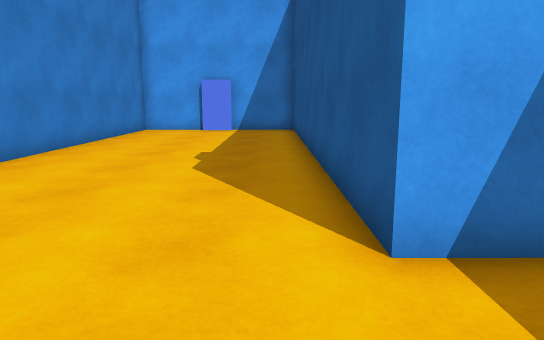
View 1 (above)

19 first-person views from a walk through a scene from a Unity 3-D project. The camera is 1.2 m above the floor, tilts 10° down and sees 70° across. The floor is counted in squares, 1 m on a side. Each view is taken from the middle of a square. On the plan, view 1 faces up. The plan holds only what a view shows up to about 15 squares ahead; the rest is blank. The place goes on beyond the plan. The player character is not drawn.

View 2
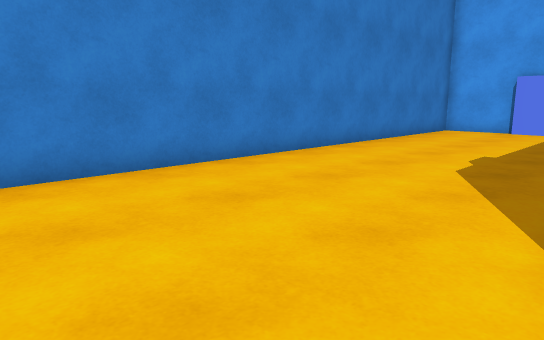

View 3
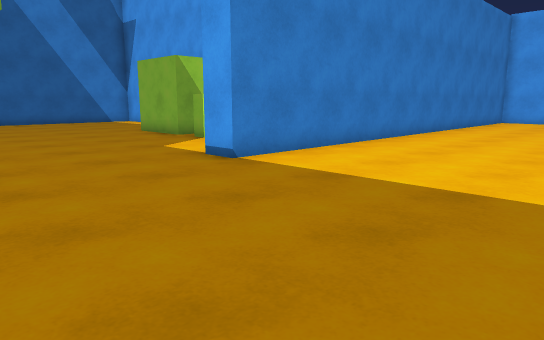

View 4
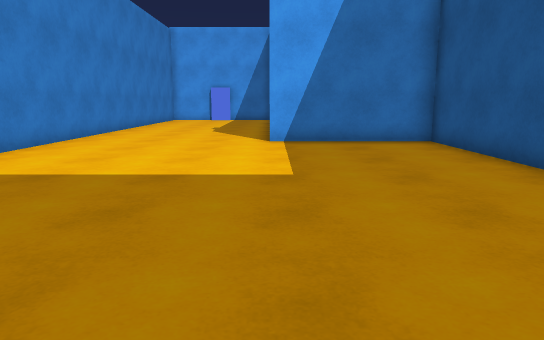

View 5
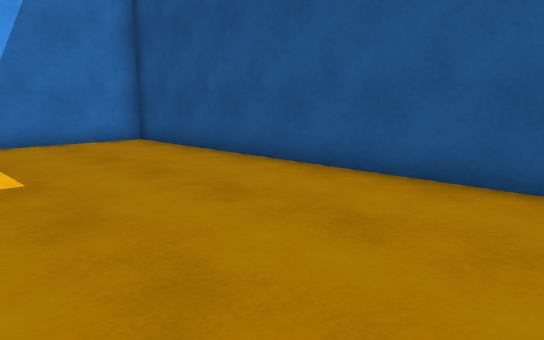

View 6
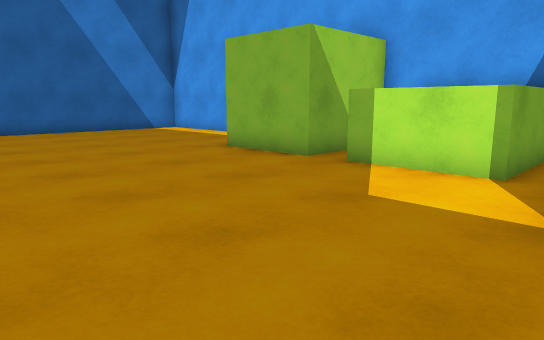

View 7
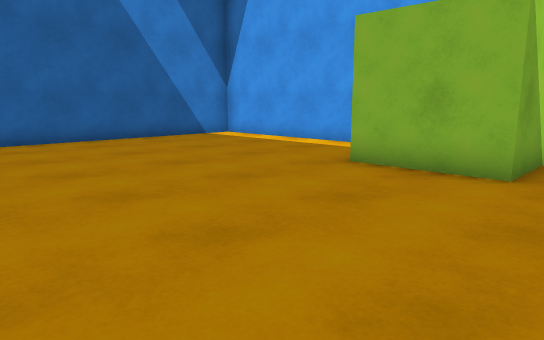

View 8
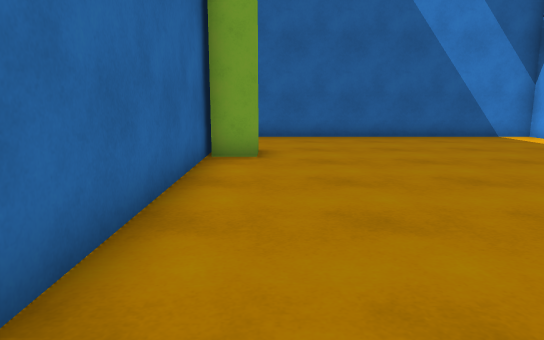

View 9
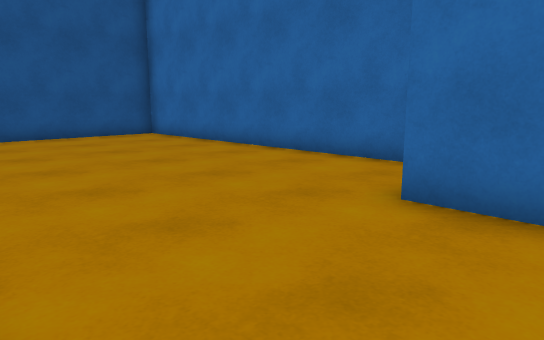

View 10
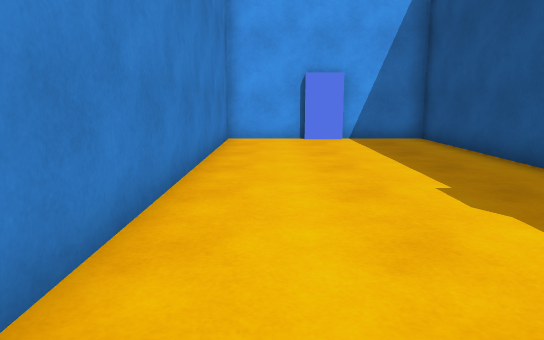

View 11
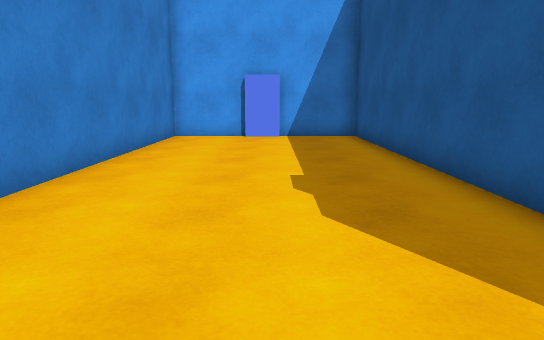

View 12
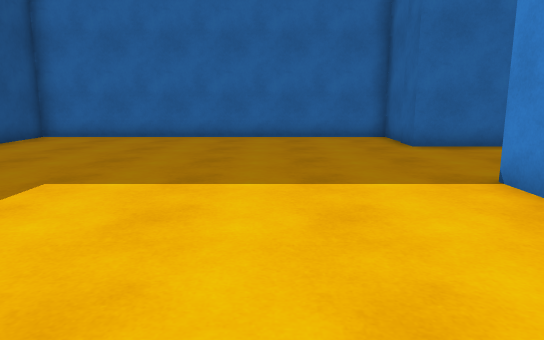

View 13
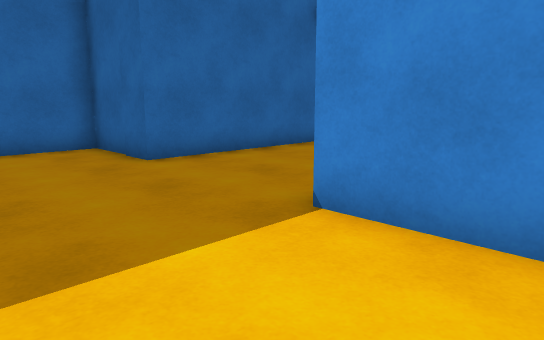

View 14
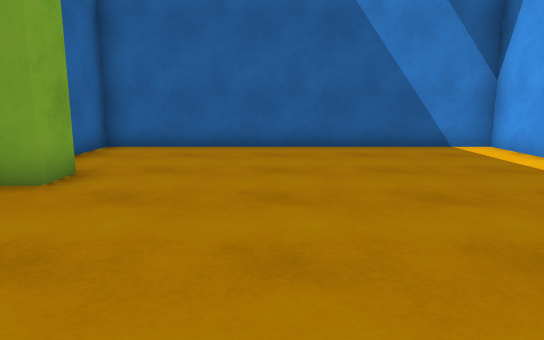

View 15
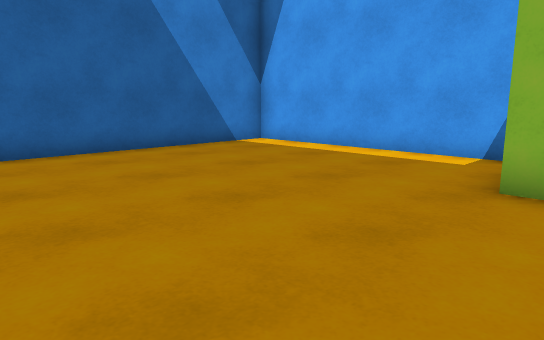

View 16
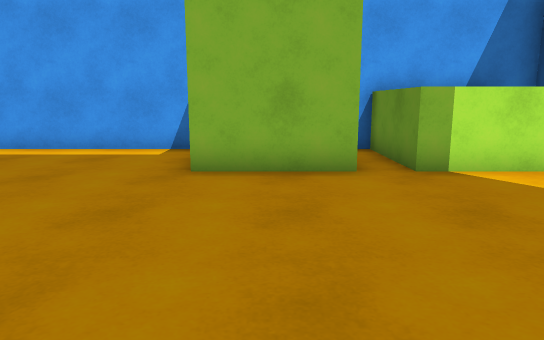

View 17
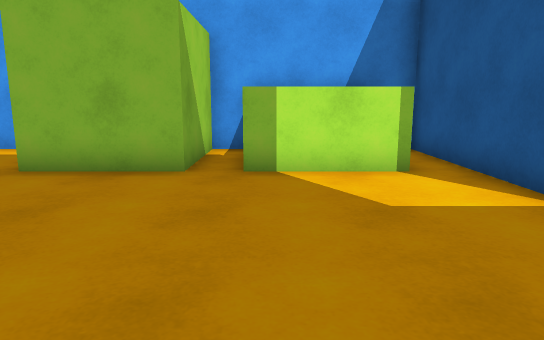

View 18
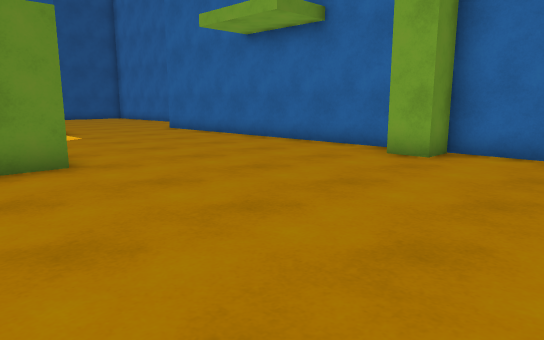

View 19
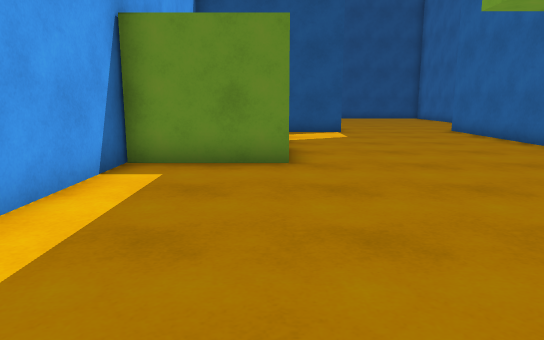

### Floor plan
Points are (right, up) in squares from view 1. A wall is a line through its corners. A room is listed if a view was taken in it or the views show most of it. See-through windows are left out.
Room 1 (views 1, 2, 3, 4, 5, 6, 7, 8, 9, 10, 11, 12, 13, 14, 15, 16, 17, 18, 19)
walls: (-6.4, -2) (-6.4, 2.9) (-11.5, 2.9) (-11.5, -0.3) (-14.4, -0.3) (-14.4, 2.9) (-22.4, 2.9) (-22.4, -7.5) (-5.9, -7.5) (-5.9, -10.3) (5.9, -10.3) (5.9, 2.9) (0.9, 2.9) (0.9, 16.8) (-5.4, 16.8) (-5.4, -2.8) (-6.5, -2.8); (-7.6, 2.2) (-7.6, -0.3) (-10.5, -0.3) (-10.5, 2.9); (-18.5, -7.4) (-18.5, -6.3) (-17.5, -6.3) (-17.5, -7.4)
objects: other object (-2, 17)

Where each view was taken, in squares from view 1:
view 1: 0 up, 0 right, facing up
view 2: 0 up, 1 right, facing up-left
view 3: 8 down, 1 right, facing up-left
view 4: 9 down, 1 right, facing up
view 5: 9 down, 0 right, facing up-right
view 6: 7 down, 6 left, facing up-left
view 7: 7 down, 10 left, facing up-left
view 8: 6 down, 9 left, facing left
view 9: 3 down, 8 left, facing down-right
view 10: 4 up, 4 left, facing up
view 11: 3 up, 2 left, facing up
view 12: 3 up, 2 left, facing down
view 13: 0 up, 2 left, facing down-left
view 14: 3 down, 12 left, facing left
view 15: 6 down, 13 left, facing up-left
view 16: 7 down, 13 left, facing up
view 17: 7 down, 10 left, facing up
view 18: 2 up, 22 left, facing down-right
view 19: 0 up, 22 left, facing right
